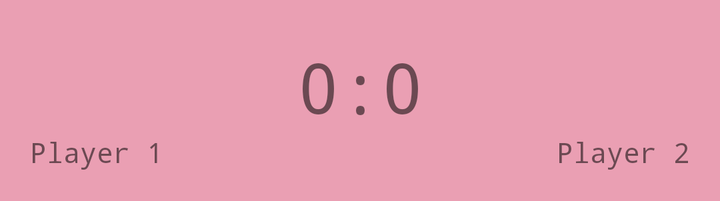
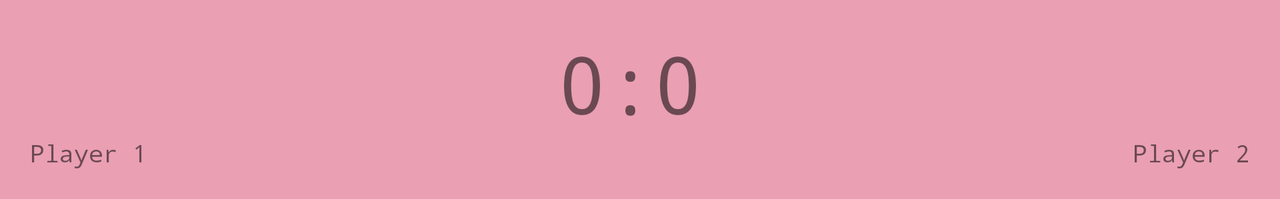

First picture: res/layout/ on a phone held upright. Second picture: the repository's own variant of that layout, on a device whose configuration matches the variant's folder. Source for both follows.
<!-- AndroidManifest.xml: application theme AppTheme.NoActionBar -->
<!-- res/layout/statistics_header.xml -->
<?xml version="1.0" encoding="utf-8"?>
<androidx.constraintlayout.widget.ConstraintLayout xmlns:android="http://schemas.android.com/apk/res/android"
    xmlns:app="http://schemas.android.com/apk/res-auto"
    android:id="@+id/stats_holder"
    android:layout_width="match_parent"
    android:layout_height="wrap_content"
    android:background="@color/colorPrimary"
    android:padding="15dp"
    android:paddingStart="15dp"
    android:paddingTop="25dp"
    android:paddingEnd="15dp"
    android:paddingBottom="5dp">

    <TextView
        android:id="@+id/two_dots"
        android:layout_width="wrap_content"
        android:layout_height="wrap_content"
        android:layout_marginStart="20dp"
        android:layout_marginTop="5dp"
        android:layout_marginEnd="20dp"
        android:fontFamily="monospace"
        android:text="@string/two_dots"
        android:textSize="35sp"
        app:layout_constraintEnd_toEndOf="parent"
        app:layout_constraintStart_toStartOf="parent"
        app:layout_constraintTop_toTopOf="parent" />

    <ImageView
        android:id="@+id/imageView_player1"
        android:layout_width="0dp"
        android:layout_height="0dp"
        android:contentDescription="@string/app_name"
        android:paddingBottom="5dp"
        app:layout_constraintBottom_toBottomOf="@id/score_player2"
        app:layout_constraintDimensionRatio="1"
        app:layout_constraintStart_toStartOf="parent"
        app:layout_constraintTop_toTopOf="parent"
        app:srcCompat="@drawable/idea" />

    <ImageView
        android:id="@+id/imageView_player2"
        android:layout_width="0dp"
        android:layout_height="0dp"
        android:contentDescription="@string/app_name"
        android:paddingBottom="5dp"
        app:layout_constraintBottom_toBottomOf="@id/score_player2"
        app:layout_constraintDimensionRatio="1"
        app:layout_constraintEnd_toEndOf="parent"
        app:layout_constraintTop_toTopOf="parent"
        app:srcCompat="@drawable/idea" />

    <TextView
        android:id="@+id/player2_name"
        android:layout_width="wrap_content"
        android:layout_height="wrap_content"
        android:fontFamily="monospace"
        android:gravity="center"
        android:text="@string/player2_name"
        android:textSize="14sp"
        app:layout_constraintEnd_toEndOf="parent"
        app:layout_constraintTop_toBottomOf="@id/imageView_player2" />

    <TextView
        android:id="@+id/player1_name"
        android:layout_width="wrap_content"
        android:layout_height="wrap_content"
        android:fontFamily="monospace"
        android:gravity="center"
        android:text="@string/player1_name"
        android:textSize="14sp"
        app:layout_constraintStart_toStartOf="parent"
        app:layout_constraintTop_toBottomOf="@id/imageView_player1" />

    <TextView
        android:id="@+id/score_player1"
        android:layout_width="wrap_content"
        android:layout_height="wrap_content"
        android:layout_marginTop="5dp"
        android:fontFamily="monospace"
        android:text="@string/zero_counter"
        android:textSize="35sp"
        app:layout_constraintStart_toEndOf="@id/two_dots"
        app:layout_constraintTop_toTopOf="parent" />

    <TextView
        android:id="@+id/score_player2"
        android:layout_width="wrap_content"
        android:layout_height="wrap_content"
        android:layout_marginTop="5dp"
        android:fontFamily="monospace"
        android:text="@string/zero_counter"
        android:textSize="35sp"
        app:layout_constraintEnd_toStartOf="@id/two_dots"
        app:layout_constraintTop_toTopOf="parent" />
</androidx.constraintlayout.widget.ConstraintLayout>
<!-- resources referenced by this layout -->
<resources>
  <color name="colorPrimary">#EA9FB3</color>
  <string name="app_name">Battleship Game</string>
  <string name="player1_name">Player 1</string>
  <string name="player2_name">Player 2</string>
  <string name="two_dots">:</string>
  <string name="zero_counter">0</string>
  <style name="AppTheme.NoActionBar" parent="Theme.AppCompat.Light.NoActionBar">
          
          <item name="colorPrimary">@color/colorPrimary</item>
          <item name="colorPrimaryDark">@color/colorPrimaryDark</item>
          <item name="colorAccent">@color/colorAccent</item>
      </style>
  <color name="colorPrimaryDark">#D87D94</color>
  <color name="colorAccent">#CC5976</color>
</resources>
<!-- res/layout-land/statistics_header.xml (the repository's variant of the layout above) -->
<!-- drawn on the phone turned sideways -->
<?xml version="1.0" encoding="utf-8"?>
<androidx.constraintlayout.widget.ConstraintLayout xmlns:android="http://schemas.android.com/apk/res/android"
    xmlns:app="http://schemas.android.com/apk/res-auto"
    android:id="@+id/stats_holder"
    android:layout_width="match_parent"
    android:layout_height="wrap_content"
    android:background="@color/colorPrimary"
    android:padding="15dp"
    android:paddingTop="25dp">

    <TextView
        android:id="@+id/two_dots"
        android:layout_width="wrap_content"
        android:layout_height="wrap_content"
        android:layout_marginEnd="10dp"
        android:fontFamily="monospace"
        android:text="@string/two_dots"
        android:textSize="40sp"
        app:layout_constraintEnd_toEndOf="parent"
        app:layout_constraintStart_toStartOf="parent"
        app:layout_constraintTop_toTopOf="parent" />

    <ImageView
        android:id="@+id/imageView_player1"
        android:layout_width="0dp"
        android:layout_height="0dp"
        android:contentDescription="@string/app_name"
        android:paddingBottom="5dp"
        app:layout_constraintBottom_toBottomOf="@id/score_player2"
        app:layout_constraintDimensionRatio="1"
        app:layout_constraintEnd_toEndOf="parent"
        app:layout_constraintTop_toTopOf="parent"
        app:srcCompat="@drawable/idea" />

    <ImageView
        android:id="@+id/imageView_player2"
        android:layout_width="0dp"
        android:layout_height="0dp"
        android:contentDescription="@string/app_name"
        android:paddingBottom="5dp"
        app:layout_constraintBottom_toBottomOf="@id/score_player2"
        app:layout_constraintDimensionRatio="1"
        app:layout_constraintStart_toStartOf="parent"
        app:layout_constraintTop_toTopOf="parent"
        app:srcCompat="@drawable/idea" />

    <TextView
        android:id="@+id/player2_name"
        android:layout_width="wrap_content"
        android:layout_height="wrap_content"
        android:fontFamily="monospace"
        android:gravity="center"
        android:text="@string/player2_name"
        android:textSize="12sp"
        app:layout_constraintEnd_toEndOf="parent"
        app:layout_constraintTop_toBottomOf="@id/imageView_player2" />

    <TextView
        android:id="@+id/player1_name"
        android:layout_width="wrap_content"
        android:layout_height="wrap_content"
        android:fontFamily="monospace"
        android:gravity="center"
        android:text="@string/player1_name"
        android:textSize="12sp"
        app:layout_constraintStart_toStartOf="parent"
        app:layout_constraintTop_toBottomOf="@id/imageView_player1" />

    <TextView
        android:id="@+id/score_player1"
        android:layout_width="wrap_content"
        android:layout_height="wrap_content"
        android:fontFamily="monospace"
        android:text="@string/zero_counter"
        android:textSize="40sp"
        app:layout_constraintEnd_toStartOf="@id/two_dots"
        app:layout_constraintTop_toTopOf="parent" />

    <TextView
        android:id="@+id/score_player2"
        android:layout_width="wrap_content"
        android:layout_height="wrap_content"
        android:fontFamily="monospace"
        android:text="@string/zero_counter"
        android:textSize="40sp"
        app:layout_constraintStart_toEndOf="@id/two_dots"
        app:layout_constraintTop_toTopOf="parent" />
</androidx.constraintlayout.widget.ConstraintLayout>
